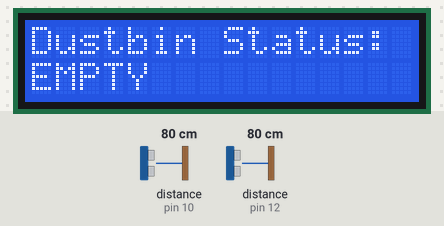
Recording of a sketch running on a simulated Arduino Uno, built with avr-gcc and run on an emulated ATmega328P. On the bench: 16×2 character LCD. Wiring (inferred from the names in the program): 2 × ultrasonic range finder: trigger pin 9, echo pin 10 / trigger pin 11, echo pin 12. Inputs (shaded band) come from the test bench; at power-on: distance to the obstacle (sensors on pin 10, pin 12) 80 cm. The echo pulse lasts 58.3 µs per cm; what the sketch prints to the serial monitor is not drawn.

Above: at 1.2 s.
1.3 s: distance to the obstacle (sensor on pin 10) set to 2 cm
At 2.8 s:
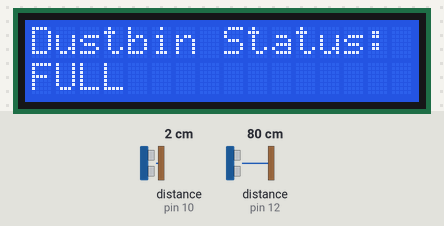
3.6 s: distance to the obstacle (sensor on pin 10) set to 9 cm
At 4.6 s:
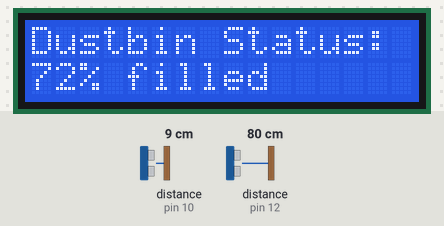
5.6 s: distance to the obstacle (sensor on pin 10) set to 18 cm
At 6.5 s:
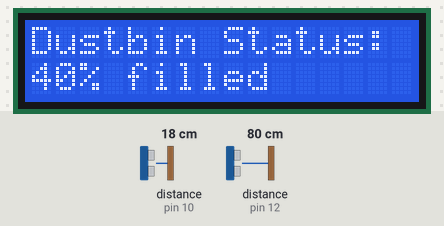
7.7 s: distance to the obstacle (sensor on pin 10) set to 4 cm
At 9.4 s:
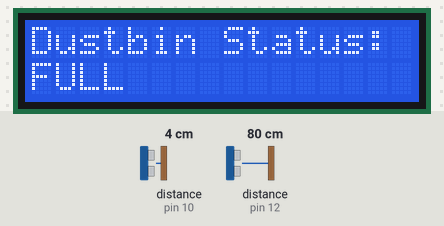
9.7 s: distance to the obstacle (sensor on pin 10) set to 35 cm
At 11.4 s:
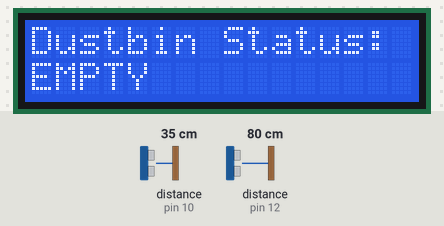
Timing chart, 0 to 12.8 s (numbered marks = the images above; inputs shaded):
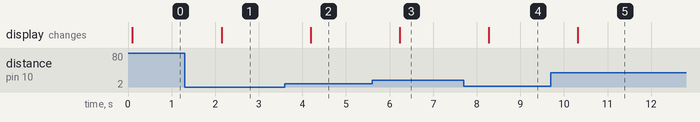

The sketch:

fillstatus_on_cloud.ino
```cpp
#include <Wire.h>
#include <LiquidCrystal_I2C.h>

// Initialize the LCD with the I2C address (usually 0x27 or 0x3F for I2C modules)
LiquidCrystal_I2C lcd(0x27, 16, 2); // 16 columns and 2 rows

// Define pins for the ultrasonic sensors
const int trigPin1 = 9; // Dry waste sensor
const int echoPin1 = 10;
const int trigPin2 = 11; // Wet waste sensor
const int echoPin2 = 12;

// Define the depth of the empty bin (in centimeters)
const int binDepth = 28; // Adjust this based on your bin's actual depth

void setup() {
  // Initialize the LCD with number of columns and rows
  lcd.begin(16, 2); // 16 columns, 2 rows
  lcd.backlight();
  lcd.print("Dustbin Status:");

  // Set up ultrasonic sensor pins
  pinMode(trigPin1, OUTPUT);
  pinMode(echoPin1, INPUT);
  pinMode(trigPin2, OUTPUT);
  pinMode(echoPin2, INPUT);

  // Start serial communication (optional for debugging)
  Serial.begin(9600);
}

void loop() {
  long duration1, duration2, distance1, distance2;

  // Trigger the first ultrasonic sensor (dry waste)
  digitalWrite(trigPin1, LOW);
  delayMicroseconds(2);
  digitalWrite(trigPin1, HIGH);
  delayMicroseconds(10);
  digitalWrite(trigPin1, LOW);
  duration1 = pulseIn(echoPin1, HIGH);
  distance1 = duration1 * 0.034 / 2;

  // Trigger the second ultrasonic sensor (wet waste)
  digitalWrite(trigPin2, LOW);
  delayMicroseconds(2);
  digitalWrite(trigPin2, HIGH);
  delayMicroseconds(10);
  digitalWrite(trigPin2, LOW);
  duration2 = pulseIn(echoPin2, HIGH);
  distance2 = duration2 * 0.034 / 2;

  // Calculate how full each bin is as a percentage
  int fillPercentDry = map(distance1, 0, binDepth, 100, 0);
  int fillPercentWet = map(distance2, 0, binDepth, 100, 0);

  // Determine the highest fill level
  int highestFillPercent = max(fillPercentDry, fillPercentWet);

  // Clear the previous value on LCD and print the fill status
  lcd.setCursor(0, 1);
  if (highestFillPercent >= 90) {
    lcd.print("FULL         ");
  }
  else if (highestFillPercent < 0) {
    lcd.print("EMPTY        ");
  }
  else {
    lcd.print(highestFillPercent);
    lcd.print("% filled     ");
  }

  // Print distances for debugging in the serial monitor
  Serial.print("Dry Distance: ");
  Serial.print(distance1);
  Serial.print(" cm, Wet Distance: ");
  Serial.print(distance2);
  Serial.print(" cm, Highest Fill: ");
  Serial.print(highestFillPercent);
  Serial.println("%");

  // Small delay before the next reading
  delay(1000);
}
```

Measured:
- after the input at 1.3 s, the display: changes after 0.85 s (image 1)
- after the input at 3.6 s, the display: changes after 0.59 s (image 2)
- after the input at 5.6 s, the display: changes after 0.63 s (image 3)
- after the input at 7.7 s, the display: changes after 0.57 s (image 4)
- after the input at 9.7 s, the display: changes after 0.61 s (image 5)
